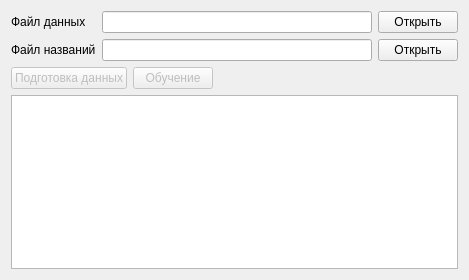
<?xml version="1.0" encoding="UTF-8"?>
<ui version="4.0">
 <class>MainWindow</class>
 <widget class="QMainWindow" name="MainWindow">
  <property name="geometry">
   <rect>
    <x>0</x>
    <y>0</y>
    <width>469</width>
    <height>280</height>
   </rect>
  </property>
  <property name="windowTitle">
   <string>MainWindow</string>
  </property>
  <widget class="QWidget" name="centralWidget">
   <layout class="QGridLayout" name="gridLayout_2">
    <item row="0" column="0">
     <layout class="QVBoxLayout" name="verticalLayout">
      <property name="sizeConstraint">
       <enum>QLayout::SetDefaultConstraint</enum>
      </property>
      <item>
       <layout class="QGridLayout" name="gridLayout">
        <item row="0" column="0">
         <widget class="QLabel" name="label">
          <property name="text">
           <string>Файл данных</string>
          </property>
         </widget>
        </item>
        <item row="0" column="1">
         <widget class="QLineEdit" name="leData">
          <property name="enabled">
           <bool>true</bool>
          </property>
          <property name="readOnly">
           <bool>true</bool>
          </property>
         </widget>
        </item>
        <item row="0" column="2">
         <widget class="QPushButton" name="pbOpenData">
          <property name="text">
           <string>Открыть</string>
          </property>
         </widget>
        </item>
        <item row="1" column="0">
         <widget class="QLabel" name="label_2">
          <property name="text">
           <string>Файл названий</string>
          </property>
         </widget>
        </item>
        <item row="1" column="1">
         <widget class="QLineEdit" name="leNames">
          <property name="enabled">
           <bool>true</bool>
          </property>
          <property name="readOnly">
           <bool>true</bool>
          </property>
         </widget>
        </item>
        <item row="1" column="2">
         <widget class="QPushButton" name="pbOpenNames">
          <property name="text">
           <string>Открыть</string>
          </property>
         </widget>
        </item>
       </layout>
      </item>
      <item>
       <layout class="QFormLayout" name="formLayout">
        <item row="0" column="0">
         <widget class="QPushButton" name="pbPrepare">
          <property name="enabled">
           <bool>false</bool>
          </property>
          <property name="sizePolicy">
           <sizepolicy hsizetype="Fixed" vsizetype="Fixed">
            <horstretch>0</horstretch>
            <verstretch>0</verstretch>
           </sizepolicy>
          </property>
          <property name="text">
           <string>Подготовка данных</string>
          </property>
         </widget>
        </item>
        <item row="0" column="1">
         <widget class="QPushButton" name="pbStartLearn">
          <property name="enabled">
           <bool>false</bool>
          </property>
          <property name="sizePolicy">
           <sizepolicy hsizetype="Fixed" vsizetype="Fixed">
            <horstretch>0</horstretch>
            <verstretch>0</verstretch>
           </sizepolicy>
          </property>
          <property name="text">
           <string>Обучение</string>
          </property>
         </widget>
        </item>
       </layout>
      </item>
      <item>
       <widget class="QTextBrowser" name="tbLogs">
        <property name="enabled">
         <bool>true</bool>
        </property>
       </widget>
      </item>
     </layout>
    </item>
   </layout>
  </widget>
 </widget>
 <layoutdefault spacing="6" margin="11"/>
 <resources/>
 <connections/>
</ui>
